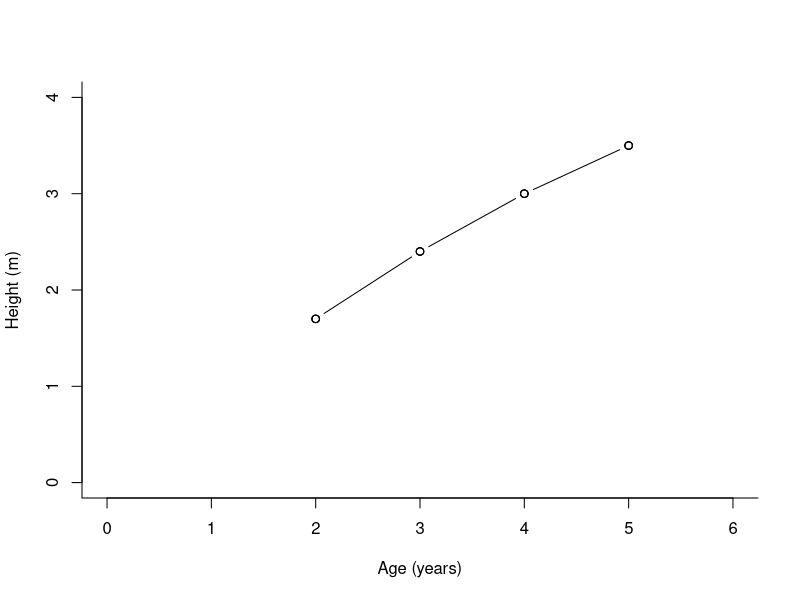
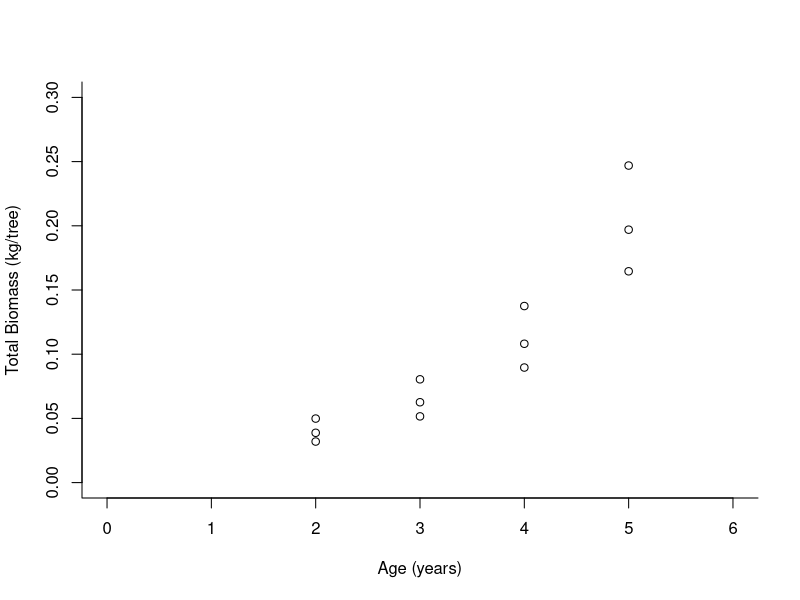
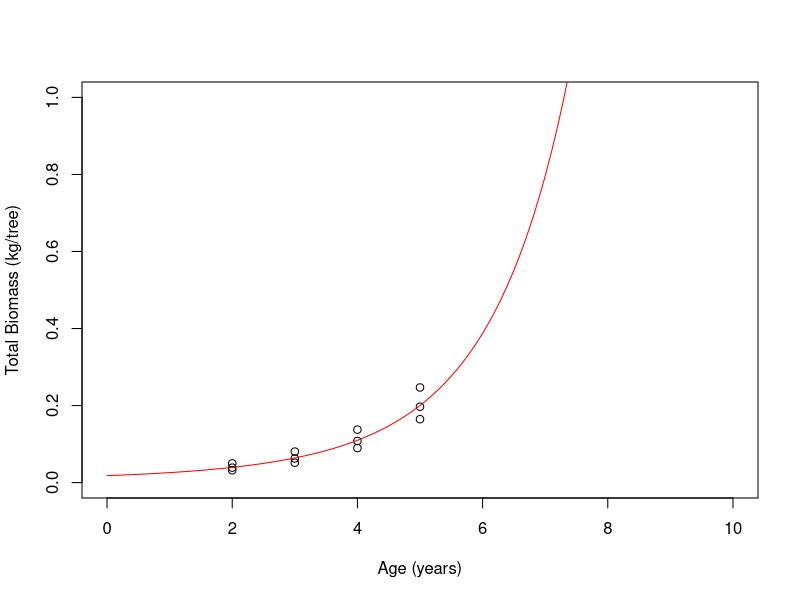
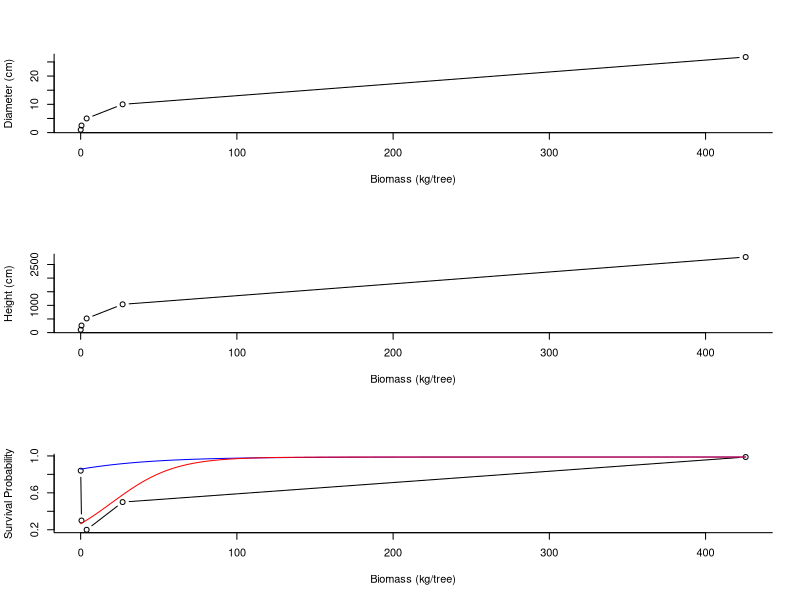
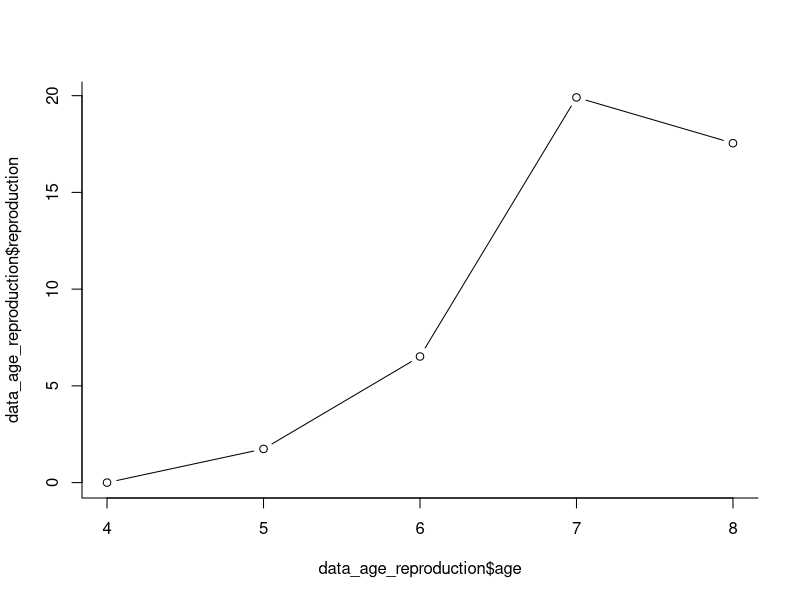

These figures' R source, in order: (Note: this script raises an error after producing the figures.)
############################
## ASPEN PARAMETERISATION ##
############################

## Author: Willem Bonnaffé (w.bonnaffe@gmail.com)

############################
## ONTOGENY - FORMAT DATA ##
############################

## Load data
data = read.csv('bella-1980-table-4.csv', sep=',', header=T)
head(data)

## Rename columns
colnames(data) = c('age', 'height', 'density', 'wood.weight', 'leaves.weight', 'total.weight')

## Height ~ Age
plot(data$age, data$height, xlab='Age (years)', ylab='Height (m)', xlim=c(0,6), ylim=c(0,4), type='b', bty='l')

## Biomass ~ Age
plot(data$age, data$total.weight/data$density * 1.2, xlab='Age (years)', ylab='Total Biomass (kg/tree)', xlim=c(0,6), ylim=c(0,0.3), bty='l')

#
###

###############################
## ONTOGENY - AGE TO BIOMASS ##
###############################

## Response and explanatory variable
Y = log(data$total.weight/data$density * 1.2)
X = data$age

## Quadratic interpolation
interpolation = lm(Y ~ X + I(X^2))
print(interpolation$coefficients)

## Age-to-biomass model
age_to_biomass = function(A, bbeta=interpolation$coefficients) exp(bbeta[1] + bbeta[2] * A + bbeta[3] * A^2)

## Visualise
x = seq(0, 10, .1)
plot(data$age, data$total.weight/data$density * 1.2, xlim=c(0,10), ylim=c(0,1), xlab='Age (years)', ylab='Total Biomass (kg/tree)')
lines(x, age_to_biomass(x), col="red")

print(age_to_biomass(0.5))

#
###

####################################
## ONTOGENY - DIAMETER TO BIOMASS ##
####################################

rho = 1318/12.7 # (Bella et al. 1980, p. 6(12), Table 1, ratio between average height and Dbhob)

## Diameter to biomass (Bella et al. 1980)
diameter_to_biomass = function(D, a, b, rho) exp(a + b * log(D^3 * rho)) * 1.2 # With scaling by 1.2 for below ground biomass
a = -0.80319; b = 0.936736; rho = 103.7795

#
###

#########################
## SURVIVAL - ANALYSIS ##
#########################

## Mortalities and diameter at breast height (Zegler et al. 2012)
m = c(0.16, 0.7, 0.8, 0.5, 1/83) # last point is asymptotic survival
s = 1 - m
D = c(1.0, 2.5, 5.0, 10.0, 2774/103.7795) # last point is asymptotic diameter

## Converting to biomass
B = diameter_to_biomass(D,a,b,rho)/1000

## Survival model
sigmoid = function(x, a, b, c) a/(1+exp(-(x - b)*c))

## Visualisation
par(mfrow=c(3,1), bty='l')
plot(B, D, type='b', xlab='Biomass (kg/tree)', ylab='Diameter (cm)')
plot(B, D * rho, type='b', xlab='Biomass (kg/tree)', ylab='Height (cm)')
plot(B, s, type='b', xlab='Biomass (kg/tree)', ylab='Survival Probability')
x = seq(0,max(B),0.1)
lines(x, sigmoid(x, 0.988, -75.0, 0.025), col='blue') # Without Canker disease
lines(x, sigmoid(x, 0.988, 20.0, 0.05), col='red') # With Canker disease
par(mfrow=c(1,1))

#
###

#################
## CONSUMPTION ##
#################

## Nitrogen uptake rate
root_shoot_ratio = 0.2 # (Liepins et al. 2017, p. 63, Fig. 3)
mass_root_system = 2778 # (g root / m^2) (Steele et al. 1997, p. 581(5) Table 4.)
uptake_rate_per_root_mass = 150 * 1e-6 # (g N / g root / h) (Coleman et al. 1998, p. 522(10), Fig. 6)
mass_total = mass_root_system + mass_root_system/root_shoot_ratio # (g)
print(mass_total)
uptake_rate_nitrogen = mass_root_system * uptake_rate_per_root_mass / mass_total # (g N / g plant / h)
uptake_rate_nitrogen = uptake_rate_nitrogen * 24 * 365 * 0.5 # (kg N / kg plant / yr)
print(uptake_rate_nitrogen)

## Nitrogen efficiency
nitrogen_content = (10+25)/2 # (mg N / g plant) (Coleman et al. 1998, p. 522(10), Fig. 5)
nitrogen_content = nitrogen_content * 1e-3 # (kg N / kg plant)
print(nitrogen_content)
relative_growth = 0.03 # (1 / day) (Coleman et al. 1998, p. 522(10), Fig. 5)
nitrogen_efficiency =  (exp(relative_growth)-1)/nitrogen_content * 365 * 0.5 # (kg N / kg / day) (Coleman et al. 1998, p. 517(5))
print(nitrogen_efficiency)

## Biomass uptake rate
uptake_rate_biomass = uptake_rate_nitrogen * nitrogen_efficiency
print(uptake_rate_biomass)

#
###

################################
## REPRODUCTION - FORMAT DATA ##
################################

## Goal: digitise Fig. 6 from Cole et al. (2021)
## DOI: 10.1093/aob/mcaa070

## Load digitised data
scale = read.csv('cole-2021-fig-6-y-axis-pixel-values.csv', header=T, sep=',')
pixel_values = read.csv('cole-2021-fig-6-pixel-values.csv', header=T, sep=',')

## Compute pixels per reproduction
pixels_per_reproduction = abs(mean(diff(scale$y - max(scale$y))))/abs(mean(diff(scale$reproduction)))
# 112

## Convert pixel values to reproduction
reproduction = abs(pixel_values$y - max(pixel_values$y))/pixels_per_reproduction 

## Combine
data_age_reproduction = data.frame(cbind(pixel_values$age, reproduction))
colnames(data_age_reproduction) = c('age', 'reproduction')

## Visualise
plot(data_age_reproduction$age, data_age_reproduction$reproduction, type='b')

## Write csv
write.table(x=data_age_reproduction, file='cole-2021-fig-6.csv', sep=',')

#
###

###################################
## REPRODUCTION - ANALYSIS DATA  ##
###################################

## Load data
data = read.csv('cole-2021-fig-6.csv', header=T, sep=',')
head(data)

## Format data
data$reproduction = data$reproduction/max(data$reproduction) * 0.75 # Scale by max reproduction (Worrell et al. 1999)

## Change colnames
colnames(data) = c('a','r')

## Define function
reproduction = function(x, a, b, c) a/(1+exp(-(x - b)*c))

## Visualise
par(mfrow=c(2,1))
A = seq(0,10,0.1)
W = age_to_biomass(A)
#
plot(data$a, data$r, type='b', xlim=c(0,10), ylim=c(0,1), xlab='Age (years)', ylab='Reproduction Probability')
lines(A, reproduction(W, 0.75, 0.5, 10.0), col='red')
#
plot(age_to_biomass(data$a), data$r, type='b', xlim=c(0,10), ylim=c(0,1), xlab='Total Biomass (kg/tree)', ylab='Reproduction Probability')
lines(W, reproduction(W, 0.75, 0.5, 10.0), col='red')
#
par(mfrow=c(1,1))

#
###

#####################
## METABOLIC COSTS ##
#####################



#
###

#############################
## PREDATION - FORMAT DATA ##
#############################

## Goal: digitise Fig. 7 from Brice et al. (2024)
## DOI:

## Load digitised data
scale_x = read.csv('brice-2024-fig-7-x-axis-pixel-values.csv', header=T, sep=',')
scale_y = read.csv('brice-2024-fig-7-y-axis-pixel-values.csv', header=T, sep=',')
pixel_values = read.csv('brice-2024-fig-7-pixel-values.csv', header=T, sep=',')

## Compute pixels per reproduction
pixels_per_value_x = abs(mean(diff(scale_x$x - max(scale_x$x))))/abs(mean(diff(scale_x$value)))
print(pixels_per_value_x)
pixels_per_value_y = abs(mean(diff(scale_y$y - max(scale_y$y))))/abs(mean(diff(scale_y$value)))
print(pixels_per_value_y)

## Convert pixel values to reproduction
values_x = rev(abs(pixel_values$x - max(pixel_values$x))/pixels_per_value_x)
values_y = abs(pixel_values$y - max(pixel_values$y))/pixels_per_value_y

## Combine
data_combined = data.frame(cbind(values_x, values_y))
colnames(data_combined) = c('height', 'browse.probability')

## Visualise
plot(data_combined$height, data_combined$browse.probability, type='b')

## Write csv
write.table(x=data_combined, file='brice-2024-fig-7.csv', sep=',')

#
###

##########################
## PREDATION - ANALYSIS ##
##########################

## Load data
data = read.csv('brice-2024-fig-7.csv', sep=',', header=T)

## Convert to biomass
H = data$height
D = H / rho
B = diameter_to_biomass(D, a, b, rho) / 1000

## Define function
browse_probability = function(x, a, b, c) a/(1+exp(-(x - b)*c))

## Visualise
par(mfrow=c(2,1))
#
plot(B, data$browse.probability, type='b', xlab='Biomass (kg)', ylab='Browse Probability')
x = seq(0.0, 3.0, 0.01)
lines(x, browse_probability(x, 0.8, 0.3, -6), col='red')
plot(B * 100, data$browse.probability, type='b', xlab='Stand Biomass (kg)', ylab='Browse Probability')
lines(x * 100, browse_probability(x * 100, 0.8, 0.3 * 100, -6 / 100), col='red')
#
par(mfrow=c(1,1))

#
###

i = 1
num_iterations = 10
avg_time = 0.0
time_factor = 1.0 # 60 for minutes
for(i in 1:num_iterations){
  
  ## Start
  t0 = Sys.time()
  
  ## Code
  Sys.sleep(1.0)
  print(i)
  
  ## End
  t1 = Sys.time()
  delta_t = as.numeric(difftime(t1,t0,"seconds"))
  avg_time = mean(c(avg_time, delta_t))
  exp_time = avg_time * (num_iterations - i)
  message(paste("tti:", round(avg_time/time_factor,2), "s"))
  message(paste("ttc:", round(exp_time/time_factor,2), "s"))
}